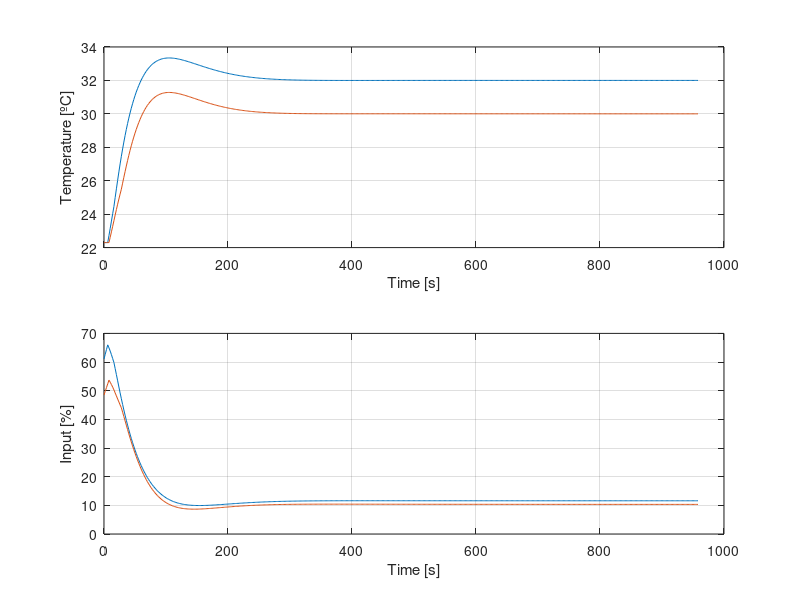

This chart was generated by the following MATLAB code:

%
% El objetivo de este script es programar una simulción de un controlador
% PI con dos desacopladores para un sistema mimo 
% 

clear all
close all



%% Parámetros de el controlador
% considerar valores PI forward
Kp1 =6.3; 
Ti = 75;   
Ts = 2;
Kp2 =6.3;

%% Consigna de temperatura ºC
setpoint1 = 32;
setpoint2 = 30;
%% Inicializar variables
% Temperatura ambiente
tamb=22.3;

% líneas de error
errorabs=0.02;
errorsup=[];
errorinf=[];

yp = [];
ypreal = []; 
e = []; 
u = []; 


nIter = 480; 

time = [0:Ts:(nIter-1)*Ts]; % Tiempo

%% bucle de trabajo
for k = 1:1:nIter
    
 %errorsup1(k)= setpoint1+(setpoint1-tamb)*errorabs;
% errorinf1(k)= setpoint1-(setpoint1-tamb)*errorabs;
 %errorsup2(k)= setpoint2+(setpoint2-tamb)*errorabs;
 %errorinf2(k)= setpoint2-(setpoint2-tamb)*errorabs;

 
   % valores de simulación en retardo G11
  if k <= 4
      y11(k)=0;
      
  end
  % valores de simulación postretardo G11
  if k > 4
      
     y11(k)=0.9888*y11(k-1) + 0.006911*u1s(k-4);

  end
  % valores de simulación en retardo G12
  if k <= 9
      y12(k)=0;
      
  end
  % valores de simulación postretardo G12
  if k > 9
      
     y12(k)=0.9912*y12(k-1) + 0.001934*u1s(k-9);

  end
  % valores de simulación en retardo G21
  if k <= 15
       y21(k)=0;
      
  end
  % valores de simulación postretardo G21
  if k > 15
      
     y21(k)=0.9924*y21(k-1) + 0.001683*u2s(k-15);

  end
  % valores de simulación en retardo G22
  if k <= 5
       y22(k)=0;
      
  end
  % valores de simulación postretardo G22
  if k > 5
      
     y22(k)=0.9874*y22(k-1) + 0.006606*u2s(k-5);

  end
  ypreal1(k) = y11(k)+y12(k)+tamb ;
  ypreal2(k) = y21(k)+y22(k)+tamb ;
  % error de consigna

  e1(k) = setpoint1-ypreal1(k) ;
  e2(k) = setpoint2-ypreal2(k) ;
   if k >1
      % controladores
      u1(k) = u1(k-1)+ e1(k-1)*(((Kp1*Ts)/Ti)-Kp1)+Kp1*e1(k) ;
      u2(k) = u2(k-1)+ e2(k-1)*(((Kp2*Ts)/Ti)-Kp2)+Kp2*e2(k) ;
      % desacopladores
      yd12(k)=0.991*yd12(k-1)-0.2518 *u2(k)+0.2485*u2(k-1);
      yd21(k)=0.991*yd21(k-1)-0.2892 *u1(k)+0.2855*u1(k-1);
 end
 
  if k==1
      % Controlador PI forward discreto en el momento inicial
      u1(k)=Kp1*e1(k);
      u2(k)=Kp2*e2(k);
      % desacopladores discreto en el momento inicial
      yd12(k)=-0.2518 *u2(k);
      yd21(k)=-0.2892 *u1(k);
  end


 u1s(k)= u1(k)+0;
 u2s(k)= u2(k)+0;


end

%% Mostrar valores 

subplot(2,1,1)
plot(time,ypreal1)
hold on
plot(time,ypreal2)

xlabel('Time [s]');
ylabel('Temperature [ºC]')
grid on


subplot(2,1,2)
plot(time,u1s)
xlabel('Time [s]');
ylabel('Input [%]')
hold on
plot(time,u2s)
grid on
